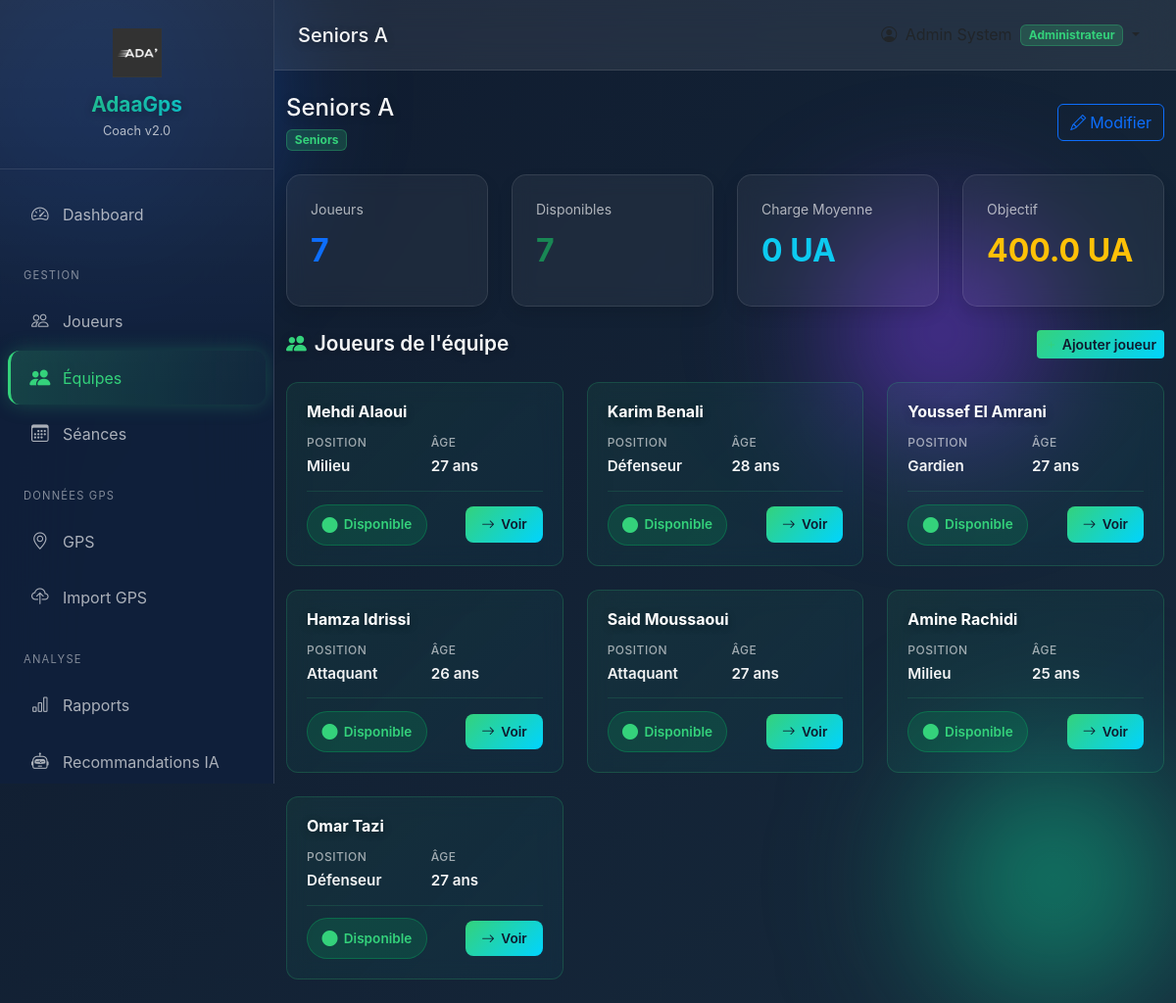
Page /teams/1 (signed in) on the committed database.
### app/models.py (models this page shows, shortened)
class Team(db.Model):
    __tablename__ = 'team'
    id = db.Column(db.Integer, primary_key=True)
    name = db.Column(db.String(100), nullable=False, unique=True)
    description = db.Column(db.Text)
    category = db.Column(db.String(30))  # Seniors, U19, U17, etc.
    target_weekly_load = db.Column(db.Float, default=400)
    max_weekly_load = db.Column(db.Float, default=600)
    created_at = db.Column(db.DateTime, default=datetime.utcnow)
    updated_at = db.Column(db.DateTime, default=datetime.utcnow, onupdate=datetime.utcnow)
    players = db.relationship('Player', backref='team', lazy='dynamic')
    sessions = db.relationship('TrainingSession', backref='team', lazy='dynamic')
    def get_team_load(self, week_start=None):
        if week_start is None:
            week_start = date.today() - timedelta(days=date.today().weekday())
        total_load = 0
        count = 0
        for player in self.players:
            load = player.get_weekly_load(week_start)
            if load > 0:
                total_load += load
                count += 1
        return total_load / count if count > 0 else 0

class User(db.Model):
    __tablename__ = 'user'
    id = db.Column(db.Integer, primary_key=True)
    email = db.Column(db.String(120), unique=True, nullable=False)
    password_hash = db.Column(db.String(256), nullable=True)  # Nullable pour joueurs
    first_name = db.Column(db.String(50), nullable=False)
    last_name = db.Column(db.String(50), nullable=False)
    role = db.Column(db.String(30), nullable=False, default='coach')
    phone = db.Column(db.String(20))
    is_active = db.Column(db.Boolean, default=True)
    player_id = db.Column(db.Integer, db.ForeignKey('player.id'), nullable=True)
    created_at = db.Column(db.DateTime, default=datetime.utcnow)
    last_login = db.Column(db.DateTime)
    player = db.relationship('Player', backref='user_account', foreign_keys=[player_id])
    @property
    def is_authenticated(self):
        return True
    ROLES = {
        'admin': 'Administrateur',
        'coach': 'Entraîneur Principal',
        'assistant': 'Entraîneur Adjoint',
        'preparateur': 'Préparateur Physique',
        'medical': 'Staff Médical',
        'analyst': 'Analyste',
        'player': 'Joueur',
        'dirigeant': 'Dirigeant'
    }
    @property
    def full_name(self):
        return f"{self.first_name} {self.last_name}"
    @property
    def role_display(self):
        return self.ROLES.get(self.role, self.role)

class Player(db.Model):
    __tablename__ = 'player'
    id = db.Column(db.Integer, primary_key=True)
    first_name = db.Column(db.String(50), nullable=False)
    last_name = db.Column(db.String(50), nullable=False)
    date_of_birth = db.Column(db.Date, nullable=False)
    position = db.Column(db.String(30), nullable=False)
    jersey_number = db.Column(db.Integer)
    dominant_foot = db.Column(db.String(10))  # Droit, Gauche, Ambidextre
    height = db.Column(db.Float)  # en cm
    weight = db.Column(db.Float)  # en kg
    status = db.Column(db.String(30), default='Disponible')
    team_id = db.Column(db.Integer, db.ForeignKey('team.id'))
    photo_url = db.Column(db.String(255))
    phone = db.Column(db.String(20))
    email = db.Column(db.String(120))
    hr_max = db.Column(db.Integer)  # FC max mesurée
    vma = db.Column(db.Float)  # VMA en km/h
    notes = db.Column(db.Text)
    created_at = db.Column(db.DateTime, default=datetime.utcnow)
    updated_at = db.Column(db.DateTime, default=datetime.utcnow, onupdate=datetime.utcnow)
    sessions = db.relationship('TrainingSession', secondary=player_session,
                               backref=db.backref('players', lazy='dynamic'))
    results = db.relationship('TrainingResult', backref='player', lazy='dynamic',
                              cascade='all, delete-orphan')
    gps_data = db.relationship('GPSData', backref='player', lazy='dynamic',
                               cascade='all, delete-orphan')
    injuries = db.relationship('Injury', backref='player', lazy='dynamic',
                               cascade='all, delete-orphan')
    wellness_records = db.relationship('WellnessRecord', backref='player', lazy='dynamic',
                                       cascade='all, delete-orphan')
    POSITIONS = ['Gardien', 'Défenseur', 'Milieu', 'Attaquant']
    STATUSES = ['Disponible', 'Blessé', 'Fatigué', 'En récupération', 'En rééducation', 'Suspendu']
    @property
    def full_name(self):
        return f"{self.first_name} {self.last_name}"
    @property
    def age(self):
        today = date.today()
        return today.year - self.date_of_birth.year - (
            (today.month, today.day) < (self.date_of_birth.month, self.date_of_birth.day)
        )
    def get_weekly_load(self, week_start=None):
        if week_start is None:
            week_start = date.today() - timedelta(days=date.today().weekday())
        week_end = week_start + timedelta(days=7)
        results = TrainingResult.query.join(TrainingSession).filter(
            TrainingResult.player_id == self.id,
            TrainingSession.date >= week_start,
            TrainingSession.date < week_end
        ).all()
        return sum(r.training_load or 0 for r in results)

### app/routes/teams.py (the view)
@teams_bp.route('/<int:id>')
@login_required
def view_team(id):
    team = Team.query.get_or_404(id)
    players = team.players.order_by(Player.last_name).all()
    from datetime import date, timedelta
    week_start = date.today() - timedelta(days=date.today().weekday())
    team_load = team.get_team_load(week_start)
    return render_template('coach/teams/view.html',
                          team=team,
                          players=players,
                          team_load=team_load)

### app/templates/coach/teams/view.html (shortened to what this page needs)
{% extends "shared/base.html" %}
{% block page_title %}{{ team.name }}{% endblock %}
{% block content %}
<div class="d-flex justify-content-between align-items-center mb-4">
    <div>
        <h4 class="mb-1">{{ team.name }}</h4>
        <span class="badge bg-secondary">{{ team.category or 'Autre' }}</span>
    </div>
    <div>
        <a href="{{ url_for('teams.edit_team', id=team.id) }}" class="btn btn-outline-primary">
            <i class="bi bi-pencil me-1"></i>Modifier
        </a>
    </div>
</div>
<div class="row g-4 mb-4">
    <div class="col-md-3">
        <div class="stat-card">
            <div class="stat-label">Joueurs</div>
            <div class="stat-value text-primary">{{ players|length }}</div>
        </div>
    </div>
    <div class="col-md-3">
        <div class="stat-card">
            <div class="stat-label">Disponibles</div>
            <div class="stat-value text-success">{{ players|selectattr('status', 'equalto', 'Disponible')|list|length }}</div>
        </div>
    </div>
    <div class="col-md-3">
        <div class="stat-card">
            <div class="stat-label">Charge Moyenne</div>
            <div class="stat-value text-info">{{ "%.0f"|format(team_load) }} UA</div>
        </div>
    </div>
    <div class="col-md-3">
        <div class="stat-card">
            <div class="stat-label">Objectif</div>
            <div class="stat-value text-warning">{{ team.target_weekly_load }} UA</div>
        </div>
    </div>
</div>
<div class="players-header">
    <h5><i class="bi bi-people-fill"></i>Joueurs de l'équipe</h5>
    <a href="{{ url_for('players.add_player') }}" class="btn btn-sm btn-primary">
        <i class="bi bi-plus me-1"></i>Ajouter joueur
    </a>
</div>
{% if players %}
<div class="players-grid">
    {% for player in players %}
    <div class="player-card">
        <div class="player-header">
            <div class="player-name">
                <h6>{{ player.full_name }}</h6>
            </div>
        </div>
        <div class="player-info">
            <div class="info-item">
                <span class="info-label">Position</span>
                <span class="info-value">{{ player.position or '-' }}</span>
            </div>
            <div class="info-item">
                <span class="info-label">Âge</span>
                <span class="info-value">{{ player.age or '-' }} ans</span>
            </div>
        </div>
        <div class="player-status">
            <span class="status-badge {% if player.status == 'Disponible' %}available{% elif player.status == 'Blessé' %}injured{% else %}other{% endif %}">
                <i class="bi bi-circle-fill status-icon"></i>
                {{ player.status or 'Inconnu' }}
            </span>
            <a href="{{ url_for('players.view_player', id=player.id) }}" class="view-btn">
                <i class="bi bi-arrow-right"></i>Voir
            </a>
        </div>
    </div>
    {% endfor %}
</div>
{% endif %}
{% endblock %}

### app/templates/shared/base.html (shortened to what this page needs)
<!DOCTYPE html>
<html lang="fr">
<head>
    <link href="https://cdn.jsdelivr.net/npm/bootstrap@5.3.2/dist/css/bootstrap.min.css" rel="stylesheet">
    <link href="https://cdn.jsdelivr.net/npm/bootstrap-icons@1.11.1/font/bootstrap-icons.css" rel="stylesheet">
</head>
<body>
    <div class="orb orb-1"></div>
    <div class="orb orb-2"></div>
    <div class="orb orb-3"></div>
    {% if current_user.is_authenticated %}
    <aside class="sidebar" id="sidebar">
        <div class="sidebar-brand">
            <img src="{{ url_for('static', filename='img/logo.png') }}"
                 alt="AdaaGps Logo"
                 style="width: 50px; height: 50px; object-fit: contain; margin-bottom: 1rem; display: block; margin-left: auto; margin-right: auto;">
            <h4 style="text-align: center;">AdaaGps</h4>
            <small style="text-align: center; display: block;">Coach v2.0</small>
        </div>
        <nav class="sidebar-nav">
            {% if current_user.role == 'player' %}
            <a class="nav-link {% if request.endpoint == 'player_portal.dashboard' %}active{% endif %}"
               href="{{ url_for('player_portal.dashboard') }}">
                <i class="bi bi-speedometer2"></i> Mon Dashboard
            </a>
            <a class="nav-link {% if request.endpoint == 'player_portal.schedule' %}active{% endif %}"
               href="{{ url_for('player_portal.schedule') }}">
                <i class="bi bi-calendar-week"></i> Mon Planning
            </a>
            <a class="nav-link {% if request.endpoint == 'player_portal.performances' %}active{% endif %}"
               href="{{ url_for('player_portal.performances') }}">
                <i class="bi bi-graph-up"></i> Mes Performances
            </a>
            <a class="nav-link {% if request.endpoint == 'player_portal.wellness' %}active{% endif %}"
               href="{{ url_for('player_portal.wellness') }}">
                <i class="bi bi-heart-pulse"></i> Mon Bien-être
            </a>
            <a class="nav-link {% if request.endpoint == 'player_portal.profile' %}active{% endif %}"
               href="{{ url_for('player_portal.profile') }}">
                <i class="bi bi-person"></i> Mon Profil
            </a>
            {% else %}
            <a class="nav-link {% if request.endpoint == 'dashboard.index' or request.endpoint == 'dashboard.coach' %}active{% endif %}"
               href="{{ url_for('dashboard.index') }}">
                <i class="bi bi-speedometer2"></i> Dashboard
            </a>
            <div class="sidebar-section">Gestion</div>
            <a class="nav-link {% if 'players' in request.endpoint %}active{% endif %}"
               href="{{ url_for('players.list_players') }}">
                <i class="bi bi-people"></i> Joueurs
            </a>
            <a class="nav-link {% if 'teams' in request.endpoint %}active{% endif %}"
               href="{{ url_for('teams.list_teams') }}">
                <i class="bi bi-people-fill"></i> Équipes
            </a>
            <a class="nav-link {% if 'sessions' in request.endpoint %}active{% endif %}"
               href="{{ url_for('sessions.calendar') }}">
                <i class="bi bi-calendar3"></i> Séances
            </a>
            <div class="sidebar-section">Données GPS</div>
            <a class="nav-link {% if request.endpoint == 'gps.index' %}active{% endif %}"
               href="{{ url_for('gps.index') }}">
                <i class="bi bi-geo-alt"></i> GPS
            </a>
            <a class="nav-link {% if request.endpoint == 'gps.upload' %}active{% endif %}"
               href="{{ url_for('gps.upload') }}">
                <i class="bi bi-cloud-upload"></i> Import GPS
            </a>
            {% if current_user.role in ['admin', 'preparateur'] %}
            <div class="sidebar-section">Analyse</div>
            <a class="nav-link" href="#">
                <i class="bi bi-bar-chart"></i> Rapports
            </a>
            <a class="nav-link" href="#">
                <i class="bi bi-robot"></i> Recommandations IA
            </a>
            {% endif %}
            {% endif %}
        </nav>
    </aside>
    <main class="main-content">
        <nav class="top-navbar">
            <div class="d-flex align-items-center">
                <h5 class="mb-0">{% block page_title %}Dashboard{% endblock %}</h5>
            </div>
            <div class="d-flex align-items-center">
                <div class="dropdown">
                    <button class="btn btn-link text-dark dropdown-toggle text-decoration-none"
                            data-bs-toggle="dropdown">
                        <i class="bi bi-person-circle me-1"></i>
                        <span class="badge bg-secondary ms-1">{{ current_user.role_display }}</span>
                    </button>
                </div>
            </div>
        </nav>
        <div class="container-fluid py-4">
            {% block content %}{% endblock %}
        </div>
    </main>
    {% else %}
    {% block public_content %}{% endblock %}
    {% endif %}
</body>
</html>

### rows in the picture
Team: name "Seniors A", category "Seniors", target_weekly_load "400.0"
User: role_display "Administrateur"
Player: full_name "Mehdi Alaoui", position "Milieu", date_of_birth "27", status "Disponible"
Player: full_name "Karim Benali", position "Défenseur", date_of_birth "28", status "Disponible"
Player: full_name "Youssef El Amrani", position "Gardien", date_of_birth "27", status "Disponible"
Player: full_name "Hamza Idrissi", position "Attaquant", date_of_birth "26", status "Disponible"
Player: full_name "Said Moussaoui", position "Attaquant", date_of_birth "27", status "Disponible"
Player: full_name "Amine Rachidi", position "Milieu", date_of_birth "25", status "Disponible"
Player: full_name "Omar Tazi", position "Défenseur", date_of_birth "27", status "Disponible"

### other values in the picture
{{ players|length }} "7"
{{ players|selectattr('status', 'equalto', 'Disponible')|list|length }} "7"
{{ "%.0f"|format(team_load) }} "0"
